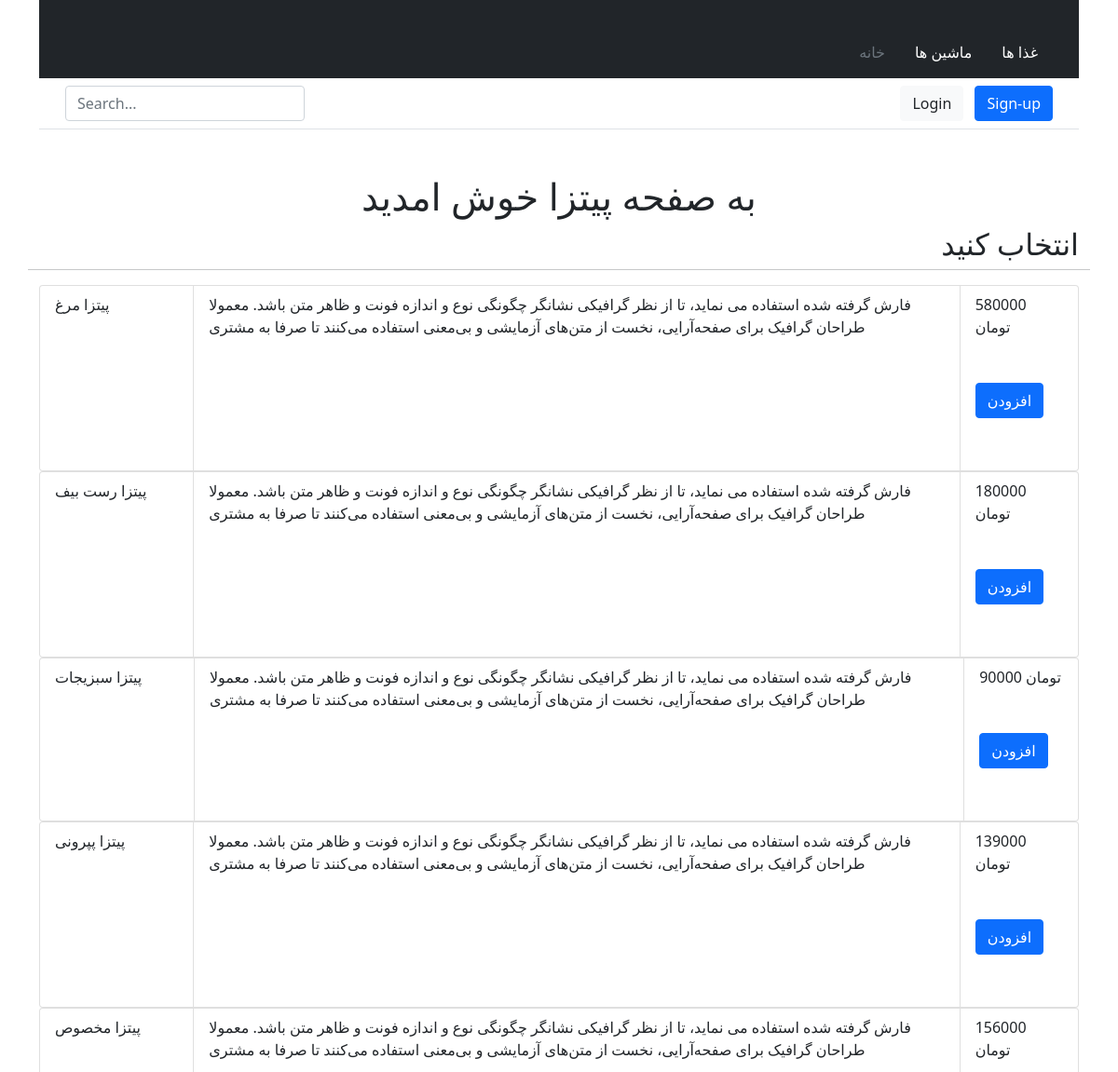
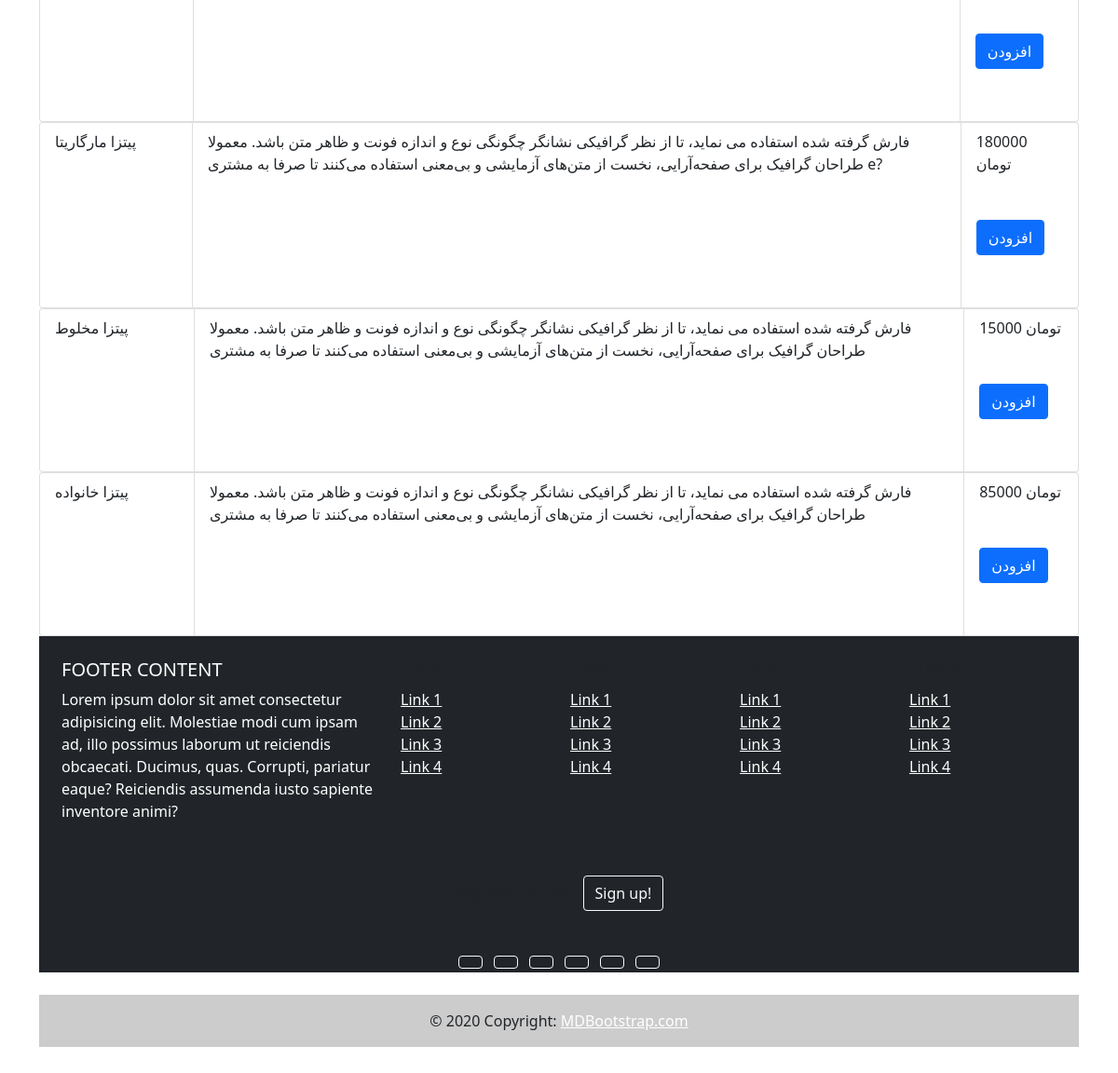
/food/pizza/, run on the app's committed database (2 pictures, top to bottom).
### apps/food/models.py (models this page shows, shortened)
class Food(models.Model):
    food_group = models.ForeignKey(
        FoodGroup, on_delete=models.CASCADE, null=True)
    food_name = models.CharField(max_length=100)
    price = models.IntegerField(default=0)
    description = models.TextField()
    image = models.CharField(max_length=100000, default='https://th.bing.com/th/id/R.048fe00ae936f5b1ceef950ff314271d?rik=PPn3NcFhqZ46IA&riu=http%3a%2f%2fwww.vgmpf.com%2fWiki%2fimages%2fc%2fcb%2fNoPhoto.png&ehk=h28ESegf6decjqYgG7NuE1ZQ02oar%2bryghpicALBdeI%3d&risl=&pid=ImgRaw&r=0', null=True, blank=True)

### apps/food/views.py (the view)
# urls.py: path('pizza/', Pizza , name='Pizza'),
def Pizza(request):
    foods = Food.objects.filter(food_group_id=2)
    context = {
        'welcome': 'به صفحه پیتزا خوش امدید',
        'foods': foods
    }
    return render(request, 'food/pizza.html', context)

### templates/food/pizza.html (shortened to what this page needs)
{% extends 'base.html' %}
{% block content %}
<div class="container my-5">
    <h1 class='text-center '>{{welcome}}</h1>
    <div class="row  justify-content-center">
      <h2 class='text-end'>انتخاب کنید</h2>
      <hr/>
      <div class="col-md-12  w-100">
        {% for food in foods %}
        <ul class="list-group list-group-horizontal ">
          <li class="list-group-item w-25 ">{{food.food_name}}</li>
          <li class="list-group-item">
            {{food.description}}
          </li>
          <li class="list-group-item">{{food.price}} تومان
             <a href={% url 'Order' %} class="btn btn-primary my-5">افزودن</a>
          </li>
        </ul>
        {% endfor %}
    </div>
</div>
{% endblock content %}

### templates/base.html (shortened to what this page needs)
<!DOCTYPE html>
<html lang="en">
<head>
    <link href="https://cdn.jsdelivr.net/npm/bootstrap@5.0.2/dist/css/bootstrap.min.css" rel="stylesheet">
</head>
<body>
    <header class="container">
        <div class="px-3 py-2 bg-dark text-white">
          <div class="container">
            <div class="d-flex flex-wrap align-items-center justify-content-center justify-content-lg-start">
              <a href="/" class="d-flex align-items-center my-2 my-lg-0 me-lg-auto text-white text-decoration-none">
                <svg class="bi me-2" width="40" height="32" role="img" aria-label="Bootstrap"><use xlink:href="#bootstrap"/></svg>
              </a>
              <ul class="nav col-12 col-lg-auto my-2 justify-content-center my-md-0 text-small">
                <li>
                  <a href={% url 'index' %}
                   class="nav-link text-secondary">
                    <svg class="bi d-block mx-auto mb-1" width="24" height="24"><use xlink:href="#home"/></svg>
                    خانه
                  </a>
                </li>
                <li>
                  <a href={% url 'car_index' %} class="nav-link text-white">
                    <svg class="bi d-block mx-auto mb-1" width="24" height="24"><use xlink:href="#speedometer2"/></svg>
                    ماشین ها
                  </a>
                </li>
                <li>
                  <a href={% url 'food_index' %} class="nav-link text-white">
                    <svg class="bi d-block mx-auto mb-1" width="24" height="24"><use xlink:href="#table"/></svg>
                    غذا ها
                  </a>
                </li>
              </ul>
            </div>
          </div>
        </div>
        <div class="px-3 py-2 border-bottom mb-3">
          <div class="container d-flex flex-wrap justify-content-center">
            <form class="col-12 col-lg-auto mb-2 mb-lg-0 me-lg-auto">
              <input type="search" class="form-control" placeholder="Search..." aria-label="Search">
            </form>
            <div class="text-end">
              <button type="button" class="btn btn-light text-dark me-2">Login</button>
              <button type="button" class="btn btn-primary">Sign-up</button>
            </div>
          </div>
        </div>
      </header>
{% block content %}{% endblock content %}
<div class="container p-4 pb-0 bg-dark">
    <section class="">
      <div class="row">
        <div class="col-lg-4 col-md-6 mb-4 mb-md-0">
          <h5 class="text-uppercase text-white">FOOTER CONTENT</h5>
          <p class=" text-white">
            Lorem ipsum dolor sit amet consectetur adipisicing elit.
            Molestiae modi cum ipsam ad, illo possimus laborum ut
            reiciendis obcaecati. Ducimus, quas. Corrupti, pariatur eaque?
            Reiciendis assumenda iusto sapiente inventore animi?
          </p>
        </div>
        <div class="col-lg-2 col-md-6 mb-4 mb-md-0">
          <h5 class="text-uppercase">Links</h5>
          <ul class="list-unstyled mb-0">
            <li>
              <a href="#!" class="text-white">Link 1</a>
            </li>
            <li>
              <a href="#!" class="text-white">Link 2</a>
            </li>
            <li>
              <a href="#!" class="text-white">Link 3</a>
            </li>
            <li>
              <a href="#!" class="text-white">Link 4</a>
            </li>
          </ul>
        </div>
        <div class="col-lg-2 col-md-6 mb-4 mb-md-0">
          <h5 class="text-uppercase">Links</h5>
          <ul class="list-unstyled mb-0">
            <li>
              <a href="#!" class="text-white">Link 1</a>
            </li>
            <li>
              <a href="#!" class="text-white">Link 2</a>
            </li>
            <li>
              <a href="#!" class="text-white">Link 3</a>
            </li>
            <li>
              <a href="#!" class="text-white">Link 4</a>
            </li>
          </ul>
        </div>
        <div class="col-lg-2 col-md-6 mb-4 mb-md-0">
          <h5 class="text-uppercase">Links</h5>
          <ul class="list-unstyled mb-0">
            <li>
              <a href="#!" class="text-white">Link 1</a>
            </li>
            <li>
              <a href="#!" class="text-white">Link 2</a>
            </li>
            <li>
              <a href="#!" class="text-white">Link 3</a>
            </li>
            <li>
              <a href="#!" class="text-white">Link 4</a>
            </li>
          </ul>
        </div>
        <div class="col-lg-2 col-md-6 mb-4 mb-md-0">
          <h5 class="text-uppercase">Links</h5>
          <ul class="list-unstyled mb-0">
            <li>
              <a href="#!" class="text-white">Link 1</a>
            </li>
            <li>
              <a href="#!" class="text-white">Link 2</a>
            </li>
            <li>
              <a href="#!" class="text-white">Link 3</a>
            </li>
            <li>
              <a href="#!" class="text-white">Link 4</a>
            </li>
          </ul>
        </div>
      </div>
    </section>
    <hr class="mb-4" />
    <section class="">
      <p class="d-flex justify-content-center align-items-center">
        <span class="me-3">Register for free</span>
        <button type="button" class="btn btn-outline-light btn-rounded">
          Sign up!
        </button>
      </p>
    </section>
    <hr class="mb-4" />
    <section class="mb-4 text-center">
      <a
         class="btn btn-outline-light btn-floating m-1"
         href="#!"
         role="button"
         ></a>
      <a
         class="btn btn-outline-light btn-floating m-1"
         href="#!"
         role="button"
         ></a>
      <a
         class="btn btn-outline-light btn-floating m-1"
         href="#!"
         role="button"
         ></a>
      <a
         class="btn btn-outline-light btn-floating m-1"
         href="#!"
         role="button"
         ></a>
      <a
         class="btn btn-outline-light btn-floating m-1"
         href="#!"
         role="button"
         ></a>
      <a
         class="btn btn-outline-light btn-floating m-1"
         href="#!"
         role="button"
         ></a>
    </section>
  </div>
  <div
       class="text-center p-3 container"
       style="background-color: rgba(0, 0, 0, 0.2)"
       >
    © 2020 Copyright:
    <a class="text-white" href="https://mdbootstrap.com/"
       >MDBootstrap.com</a
      >
  </div>
</div>
</body>
</html>

### data on the page
Food: food_name "پیتزا مرغ", description "فارش گرفته شده استفاده می نماید، تا از نظر گرافیکی نشانگر چگونگی نوع و اندازه فونت و ظاهر متن باشد. معمولا طراحان گرافیک برای صفحه‌آرایی، نخست از متن‌های آزمایشی و بی‌معنی استفاده می‌کنند تا صرفا به مشتری", price "580000"
Food: food_name "پیتزا رست بیف", description "فارش گرفته شده استفاده می نماید، تا از نظر گرافیکی نشانگر چگونگی نوع و اندازه فونت و ظاهر متن باشد. معمولا طراحان گرافیک برای صفحه‌آرایی، نخست از متن‌های آزمایشی و بی‌معنی استفاده می‌کنند تا صرفا به مشتری", price "180000"
Food: food_name "پیتزا سبزیجات", description "فارش گرفته شده استفاده می نماید، تا از نظر گرافیکی نشانگر چگونگی نوع و اندازه فونت و ظاهر متن باشد. معمولا طراحان گرافیک برای صفحه‌آرایی، نخست از متن‌های آزمایشی و بی‌معنی استفاده می‌کنند تا صرفا به مشتری", price "90000"
Food: food_name "پیتزا پپرونی", description "فارش گرفته شده استفاده می نماید، تا از نظر گرافیکی نشانگر چگونگی نوع و اندازه فونت و ظاهر متن باشد. معمولا طراحان گرافیک برای صفحه‌آرایی، نخست از متن‌های آزمایشی و بی‌معنی استفاده می‌کنند تا صرفا به مشتری", price "139000"
Food: food_name "پیتزا مخصوص", description "فارش گرفته شده استفاده می نماید، تا از نظر گرافیکی نشانگر چگونگی نوع و اندازه فونت و ظاهر متن باشد. معمولا طراحان گرافیک برای صفحه‌آرایی، نخست از متن‌های آزمایشی و بی‌معنی استفاده می‌کنند تا صرفا به مشتری", price "156000"
Food: food_name "پیتزا مارگاریتا", description "فارش گرفته شده استفاده می نماید، تا از نظر گرافیکی نشانگر چگونگی نوع و اندازه فونت و ظاهر متن باشد. معمولا طراحان گرافیک برای صفحه‌آرایی، نخست از متن‌های آزمایشی و بی‌معنی استفاده می‌کنند تا صرفا به مشتری e?", price "180000"
Food: food_name "پیتزا مخلوط", description "فارش گرفته شده استفاده می نماید، تا از نظر گرافیکی نشانگر چگونگی نوع و اندازه فونت و ظاهر متن باشد. معمولا طراحان گرافیک برای صفحه‌آرایی، نخست از متن‌های آزمایشی و بی‌معنی استفاده می‌کنند تا صرفا به مشتری", price "15000"
Food: food_name "پیتزا خانواده", description "فارش گرفته شده استفاده می نماید، تا از نظر گرافیکی نشانگر چگونگی نوع و اندازه فونت و ظاهر متن باشد. معمولا طراحان گرافیک برای صفحه‌آرایی، نخست از متن‌های آزمایشی و بی‌معنی استفاده می‌کنند تا صرفا به مشتری", price "85000"

### other printed values
{{ welcome }} "به صفحه پیتزا خوش امدید"
